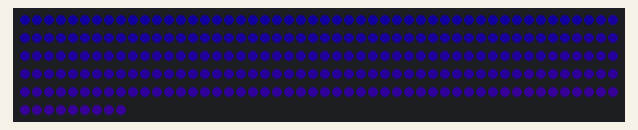
Recording of a sketch running on a simulated Arduino Uno, built with avr-gcc and run on an emulated ATmega328P. Shown: 259 RGB LEDs in strip order, left to right, continuing on the next row. Dim RGB values are drawn brighter than linear.

Above: at 0.81 s.
At 4.2 s:
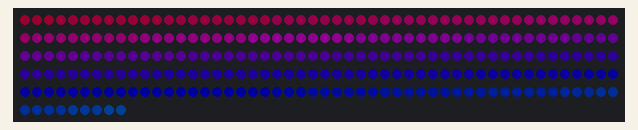
At 9.07 s:
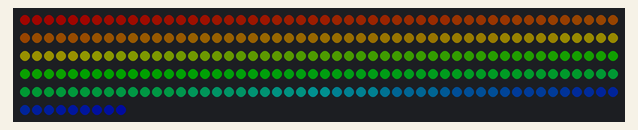
At 16.9 s:
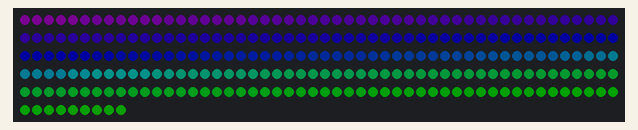
At 31.41 s:
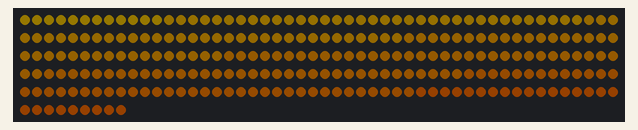
At 37.73 s:
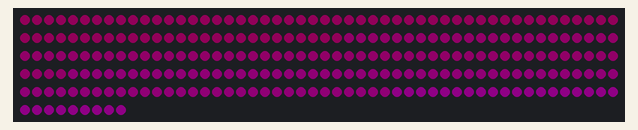

The sketch:

sunset.ino
```cpp
/*
 * Modified for Ben Zhou's WS2812B LED strip with Pin 18
 *
 * Fill a gradient of colors and smoothly animate it.
 */

#include <FastLED.h>

#define LED_PIN 18        // Data pin for WS2812B strip
#define NUM_LEDS 259      // Number of LEDs in your strip
#define COLOR_ORDER GRB   // Color order for WS2812B (typically GRB)
#define LED_TYPE WS2812B  // LED strip type

uint8_t max_bright = 250;

CRGB leds[NUM_LEDS];

void setup() {
    FastLED.addLeds<LED_TYPE, LED_PIN, COLOR_ORDER>(leds, NUM_LEDS);
    FastLED.setMaxPowerInVoltsAndMilliamps(
        5, 500);
    FastLED.setBrightness(max_bright);
}

void loop() {
    fill_grad();
    FastLED.show();
    delay(10);
}

void fill_grad() {
    uint8_t starthue =
        beatsin8(5, 0, 255);
    uint8_t endhue =
        beatsin8(7, 0, 255);

    if (starthue < endhue) {
        fill_gradient(leds, NUM_LEDS, CHSV(starthue, 255, 255),
                      CHSV(endhue, 255, 255), FORWARD_HUES);
    } else {
        fill_gradient(leds, NUM_LEDS, CHSV(starthue, 255, 255),
                      CHSV(endhue, 255, 255), BACKWARD_HUES);
    }
}
```
